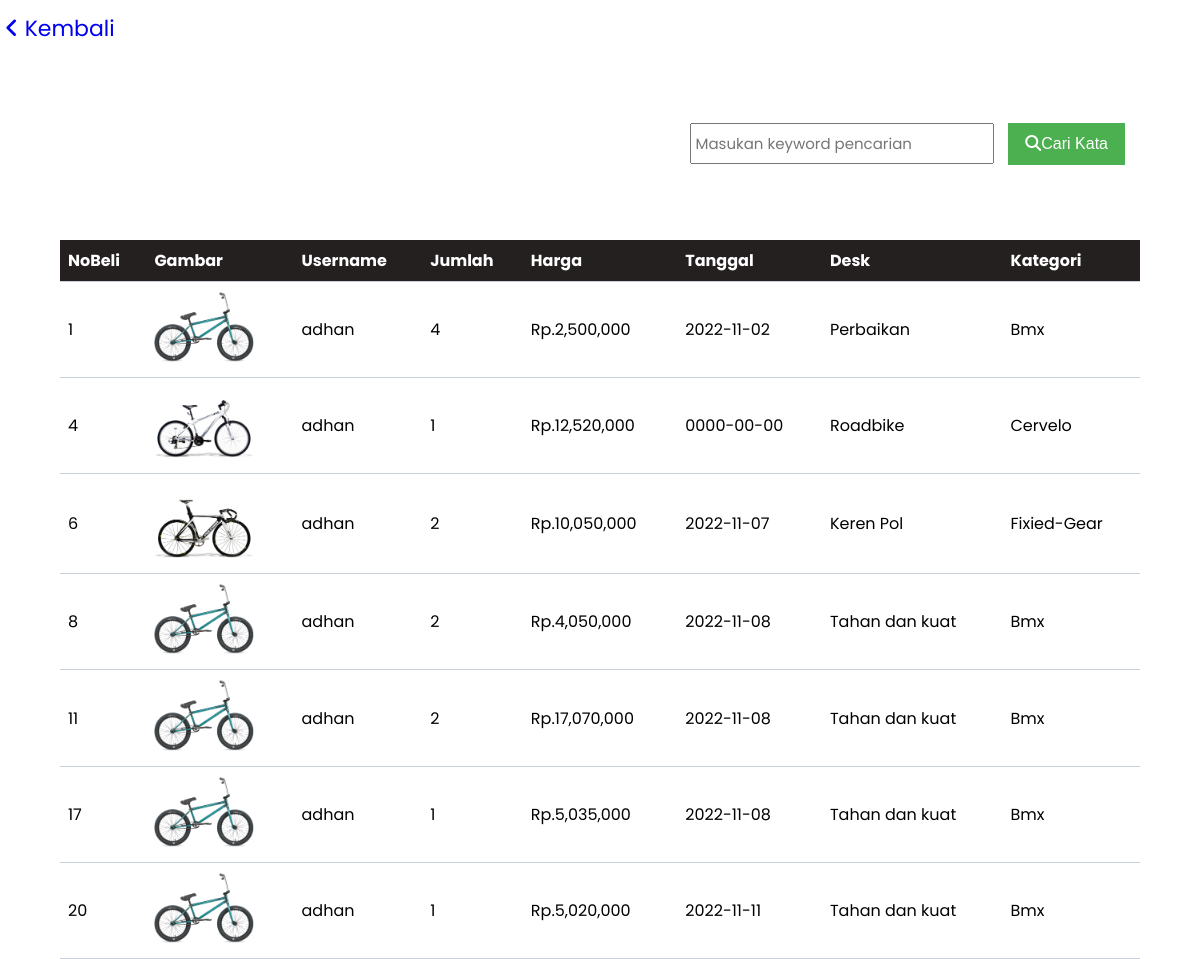
/user/histori.php (signed in), run on the app's committed database.
### tables this page shows
CREATE TABLE `tb_pembelian` (
  `id_pembelian` int(10) NOT NULL,
  `id_user` int(11) NOT NULL,
  `id_produk` int(11) NOT NULL,
  `id_ongkir` int(11) NOT NULL,
  `jumlah` int(11) NOT NULL,
  `tanggal` date NOT NULL,
  `harga` int(11) NOT NULL
);

CREATE TABLE `tb_produk` (
  `id_produk` int(11) NOT NULL,
  `gambar` varchar(200) NOT NULL,
  `nama` varchar(30) NOT NULL,
  `harga` varchar(50) NOT NULL,
  `stok` varchar(11) NOT NULL,
  `desk` text NOT NULL,
  `kategori` varchar(25) NOT NULL
);

CREATE TABLE `tb_user` (
  `id_user` int(11) NOT NULL,
  `username` varchar(30) NOT NULL,
  `psw` varchar(100) NOT NULL,
  `email` varchar(50) NOT NULL,
  `tgl` varchar(25) NOT NULL
);

### user/histori.php (the view, shortened to what this page needs)
<?php
  require '..\koneksi.php';
  $id_user = $_SESSION['pelanggan']['id_user'];
  $data = $db->query("SELECT tb_pembelian.id_pembelian ,tb_pembelian.tanggal,
                    tb_produk.gambar, tb_user.username,tb_pembelian.jumlah, tb_pembelian.harga,
                    tb_produk.desk,tb_produk.kategori FROM tb_pembelian
                    LEFT JOIN tb_user on tb_pembelian.id_user = tb_user.id_user
                    LEFT JOIN tb_produk on tb_pembelian.id_produk = tb_produk.id_produk
                    WHERE tb_pembelian.id_user = '$id_user'");
?>
<!DOCTYPE html>
<html lang="en">
<head>
</head>
<html>
<body>
    <div class="links">
        <a href="profil_user.php"><p class="balik"><i class="fa-solid fa-angle-left"></i> Kembali</p></a>
    </div>
    <div class="tombol">
      <form method="POST" >
        <input type="text" name="keyword" style="height: 30px;" placeholder="Masukan keyword pencarian">
        <button  class="create" type="submit" name="cari"><i class="fas fa-search"></i>Cari Kata</button>
      </form>
    </div>
    <table>
        <tr>
              <th>NoBeli</th>
              <th>Gambar</th>
              <th>Username</th>
              <th>Jumlah</th>
              <th>Harga</th>
              <th>Tanggal</th>
              <th>Desk</th>
              <th>Kategori</th>
        </tr>
        <?php foreach ($data as $hasil) { ?>
        <tr>
          <td><?php echo $hasil ['id_pembelian']?></td>
            <td><img src="../img/<?=$hasil['gambar']?>" alt="" width="100px"></td>
            <td><?php echo $hasil ['username']?></td>
            <td><?php echo $hasil ['jumlah']?></td>
            <td>Rp.<?php echo number_format ($hasil ['harga'])?></td>
            <td><?php echo $hasil ['tanggal']?></td>
            <td><?php echo $hasil ['desk']?></td>
            <td><?php echo $hasil ['kategori']?></td>
        </tr>
        <?php
        }
        ?>
    </table>
</body>
</html>

### user/histori.php (style rules this page uses)
body { font-family: 'Poppins', sans-serif; }
.links a { text-decoration:none; }
.balik { margin-top:12px; margin-left:5px; font-size:22px; }
input[type=text] { margin-right:-65px; padding: 3.5px; margin-top: 8px; font-size: 15px; font-family: 'Poppins', sans-serif; }
.tombol { float:right; }
* { margin: 0; padding: 0; }
button { background-color: #4CAF50; border: 4px; color: white; padding: 12px 17px; text-align: center; text-decoration: none; display: inline-block; font-size: 16px; margin-bottom:75px; margin-top:78px; margin-right:75px; margin-left:75px; cursor: pointer; }
table { overflow-x:autp; border-collapse: collapse; width: 90%; margin: auto; }
th, td { text-align: left; padding: 8px; border-bottom:1px solid #cad1db; }
th { background-color: #242020; color: white; }

### data on the page
tb_pembelian: id_pembelian "1", id_produk.gambar (picture), id_user.username "adhan", jumlah "4", harga "2,500,000", tanggal "2022-11-02", id_produk.desk "Perbaikan", id_produk.kategori "Bmx"
tb_pembelian: id_pembelian "4", id_produk.gambar (picture), id_user.username "adhan", jumlah "1", harga "12,520,000", tanggal "0000-00-00", id_produk.desk "Roadbike", id_produk.kategori "Cervelo"
tb_pembelian: id_pembelian "6", id_produk.gambar (picture), id_user.username "adhan", jumlah "2", harga "10,050,000", tanggal "2022-11-07", id_produk.desk "Keren Pol", id_produk.kategori "Fixied-Gear"
tb_pembelian: id_pembelian "8", id_produk.gambar (picture), id_user.username "adhan", jumlah "2", harga "4,050,000", tanggal "2022-11-08", id_produk.desk "Tahan dan kuat", id_produk.kategori "Bmx"
tb_pembelian: id_pembelian "11", id_produk.gambar (picture), id_user.username "adhan", jumlah "2", harga "17,070,000", tanggal "2022-11-08", id_produk.desk "Tahan dan kuat", id_produk.kategori "Bmx"
tb_pembelian: id_pembelian "17", id_produk.gambar (picture), id_user.username "adhan", jumlah "1", harga "5,035,000", tanggal "2022-11-08", id_produk.desk "Tahan dan kuat", id_produk.kategori "Bmx"
tb_pembelian: id_pembelian "20", id_produk.gambar (picture), id_user.username "adhan", jumlah "1", harga "5,020,000", tanggal "2022-11-11", id_produk.desk "Tahan dan kuat", id_produk.kategori "Bmx"
